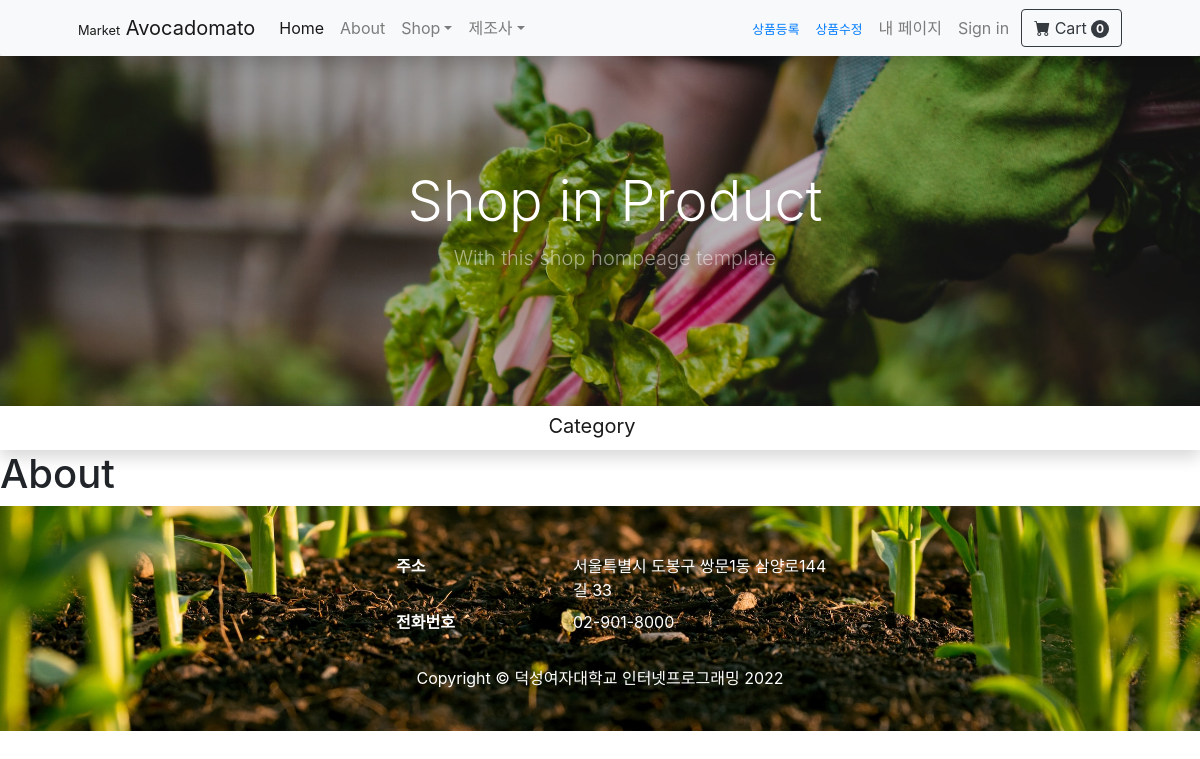
The app's page /product/about/, older data.
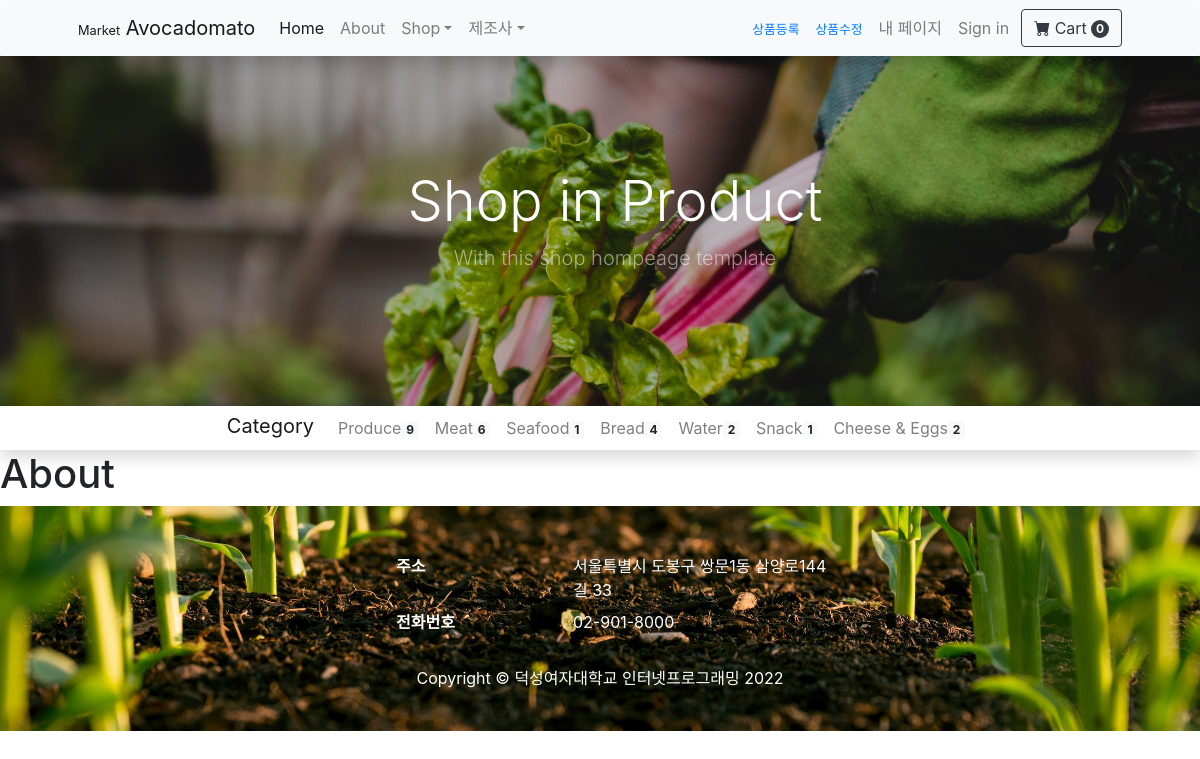
The same page, newer data.
### product/models.py (models this page shows)
class Category(models.Model):
  name = models.CharField(max_length=50, unique=True)
  slug = models.SlugField(max_length=200, unique=True, allow_unicode=True)
  def __str__(self):
    return self.name
  def get_absolute_url(self):
    return f'/product/category/{self.slug}/'
  class Meta:
    verbose_name_plural = 'Categories'

### product/views.py (the view)
# urls.py: path('about/', views.about_page),
def about_page(request):
  return render(request, 'product/about.html', {
    'categories': Category.objects.all(),
    'no_category_post_count': Product.objects.filter(category=None).count(),
    'companies': Company.objects.all()
  })

### product/models.py (called while the page is built)
  def __str__(self):
    return self.name

  def get_absolute_url(self):
    return f'/product/company/{self.slug}/'

### product/templates/product/about.html
{% extends 'product/base.html' %}
{% load humanize %}
{% block main_area %}
{% include 'product/header.html' %}
{% include 'product/sidebar.html' %}
        <h1>About</h1>
{% endblock %}

### product/templates/product/base.html (shortened to what this page needs)
<!DOCTYPE html>
{% load static %}
<html lang="ko">
    <head>
        <link href="https://cdn.jsdelivr.net/npm/bootstrap-icons@1.5.0/font/bootstrap-icons.css" rel="stylesheet" />
        <link href="{% static 'product/bootstrap-4.5.3-dist/css/bootstrap.min.css' %}" rel="stylesheet" type="text/css" media="screen"></link>
        <link href="{% static 'product/css/style.css' %}" rel="stylesheet" type="text/css" media="screen"></link>
    </head>
    <body>
        {% include 'product/navbar.html' %}
                {% block main_area %}
                {% endblock %}
        {% include 'product/footer.html' %}
    </body>
</html>

### product/templates/product/navbar.html (shortened to what this page needs)
        <nav class="navbar navbar-expand-lg navbar-light bg-light shadow rounded">
            <div class="container px-4 px-lg-5 mr-auto">
                <a class="navbar-brand" href="/product/"><small><small>Market</small></small> Avocadomato</a>
                <div class="collapse navbar-collapse" id="navbarSupportedContent">
                    <ul class="navbar-nav me-auto mb-2 mb-lg-0 ms-lg-4">
                        <li class="nav-item"><a class="nav-link active" aria-current="page" href="#!">Home</a></li>
                        <li class="nav-item"><a class="nav-link" href="/product/about/">About</a></li>
                        <li class="nav-item dropdown">
                            <a class="nav-link dropdown-toggle" id="navbarDropdown" role="button" data-toggle="dropdown" aria-expanded="false">Shop</a>
                        </li>
                        <li class="nav-item dropdown">
                            <a class="nav-link dropdown-toggle" id="navbarDropdown2" role="button" data-toggle="dropdown" aria-expanded="false">제조사</a>
                        </li>
                    </ul>
                      <ul class="navbar-nav ml-auto">
                          {% include 'product/superuser_nav_items.html' %}
                      <li class="nav-item">
                        <a class="nav-link" href="#" data-toggle="modal" data-target="#signInModal">
                            Sign in
                        </a>
                      </li>
                    </ul>
                    <form class="d-flex ml-1 float-sm-right">
                        <button class="btn btn-outline-dark" type="submit">
                            <i class="bi-cart-fill me-1"></i>
                            Cart
                            <span class="badge bg-dark text-white ms-1 rounded-pill">0</span>
                        </button>
                    </form>
                </div>
            </div>
        </nav>

### product/templates/product/superuser_nav_items.html
<li class="nav-item"><a class="nav-link" href="/product/create_post/">
    <small class="text-weight-light text-primary mt-2">상품등록</small></a></li>
<li class="nav-item"><a class="nav-link" href="/product/create_post/">
    <small class="text-weight-light text-primary mt-2">상품수정</small></a></li>
<li class="nav-item"><a class="nav-link" href="/product/about/">내 페이지</a></li>

### product/templates/product/header.html (shortened to what this page needs)
{% load static %}
        <header class="bg-image" style="height: 350px">
            <div class="container">
                <div class="container mt-5 pt-5 text-center text-white position-absolute"
                style="width: 100%; height: 350px">
                    {% if category %}
                    <h1 class="display-4 fw-bolder">Shop in {{category}}</h1>
                    <p class="lead fw-normal text-white-50 mb-0">{{category}}에 포함된 상품들 입니다.</p>
                    {% elif popular_items.exists %}
                    <h1 class="display-4 fw-bolder">Shop in Popular Items</h1>
                    <p class="lead fw-normal text-white-50 mb-0">Popular Items</p>
                    {% elif new_items.exists %}
                    <h1 class="display-4 fw-bolder">Shop in New Arrivals</h1>
                    <p class="lead fw-normal text-white-50 mb-0">New Arrivals</p>
                    {% elif tag %}
                    <h1 class="display-4 fw-bolder">Shop in Tag</h1>
                    <p class="lead fw-normal text-white-50 mb-0">{{tag}} 태그와 관련된 상품들 입니다.</p>
                    {% elif company %}
                    <h1 class="display-4 fw-bolder">Shop in {{company}}</h1>
                    <p class="lead fw-normal text-white-50 mb-0">{{company}}가 제공하는 {{company.product_set.count}}개의 상품이 있습니다.</p>
                    {% else %}
                    <h1 class="display-4 fw-bolder">{% block head_title %}Shop in Product{% endblock %}</h1>
                    <p class="lead fw-normal text-white-50 mb-0">With this shop hompeage template</p>
                    {% endif %}
                </div>
            </div>
            <img class="bg-image h-100" src="{% static 'product/image/header_image.jpeg' %}"
             style="width: 100%; object-fit: cover; object-position: 0 20%;">
        </header>

### product/templates/product/sidebar.html (shortened to what this page needs)
<div class="d-none d-lg-block">
    <nav class="navbar navbar-expand-lg navbar-light justify-content-center p-0 m-0 shadow bg-white" id="CategoryNav">
    <a class="navbar-brand mb-1">Category</a>
    <ul class="navbar-nav">
        {% for c in categories %}
        <li class="nav-item align-middle">
            <a class="nav-link" id="category_item" href="{{c.get_absolute_url}}">
                {{c}}<span class="badge badge-light">{{c.product_set.count}}</span>
            </a>
        </li>
        {% endfor %}
    </ul>
</nav>
</div>

### product/templates/product/footer.html (shortened to what this page needs)
{% load static %}
        <footer class="bg-img">
            <img class="bg-img position-absolute" src="{% static 'product/image/footer_image.jpeg' %}"
             style="width: 100%; height: 225px; object-fit: cover; object-position: 0 100%;">
            <div class="pt-5 pt-1">
            <div class="container w-50 w-xs-100 vertical-center">
                <dl class="row text-white px-5">
                    <dt class="col-lg-5 pl-lg-5 col-sm-4">주소</dt>
                    <dd class="col-lg-7 col-sm-8">서울특별시 도봉구 쌍문1동 삼양로144길 33</dd>
                    <dt class="col-lg-5 pl-lg-5 col-sm-4">전화번호</dt>
                    <dd class="col-lg-7 col-sm-8">02-901-8000</dd>
                </dl>
            </div>
            <div class="d-none d-md-block w-100 vertical-center">
                <dl class="row text-white px-5">
                    <dd class="mt-2 col text-center">Copyright &copy; 덕성여자대학교 인터넷프로그래밍 2022</dd>
                </dl>
            </div>
        </div>
        </footer>

### product/static/product/css/style.css (style rules this page uses)
#CategoryNav { visibility: }

Row changes from the older to the newer data that the page shows:
added Category: name "Produce", product_set.count "9"
added Category: name "Meat", product_set.count "6"
added Category: name "Seafood", product_set.count "1"
added Category: name "Bread", product_set.count "4"
added Category: name "Water", product_set.count "2"
added Category: name "Snack", product_set.count "1"
added Category: name "Cheese & Eggs", product_set.count "2"
